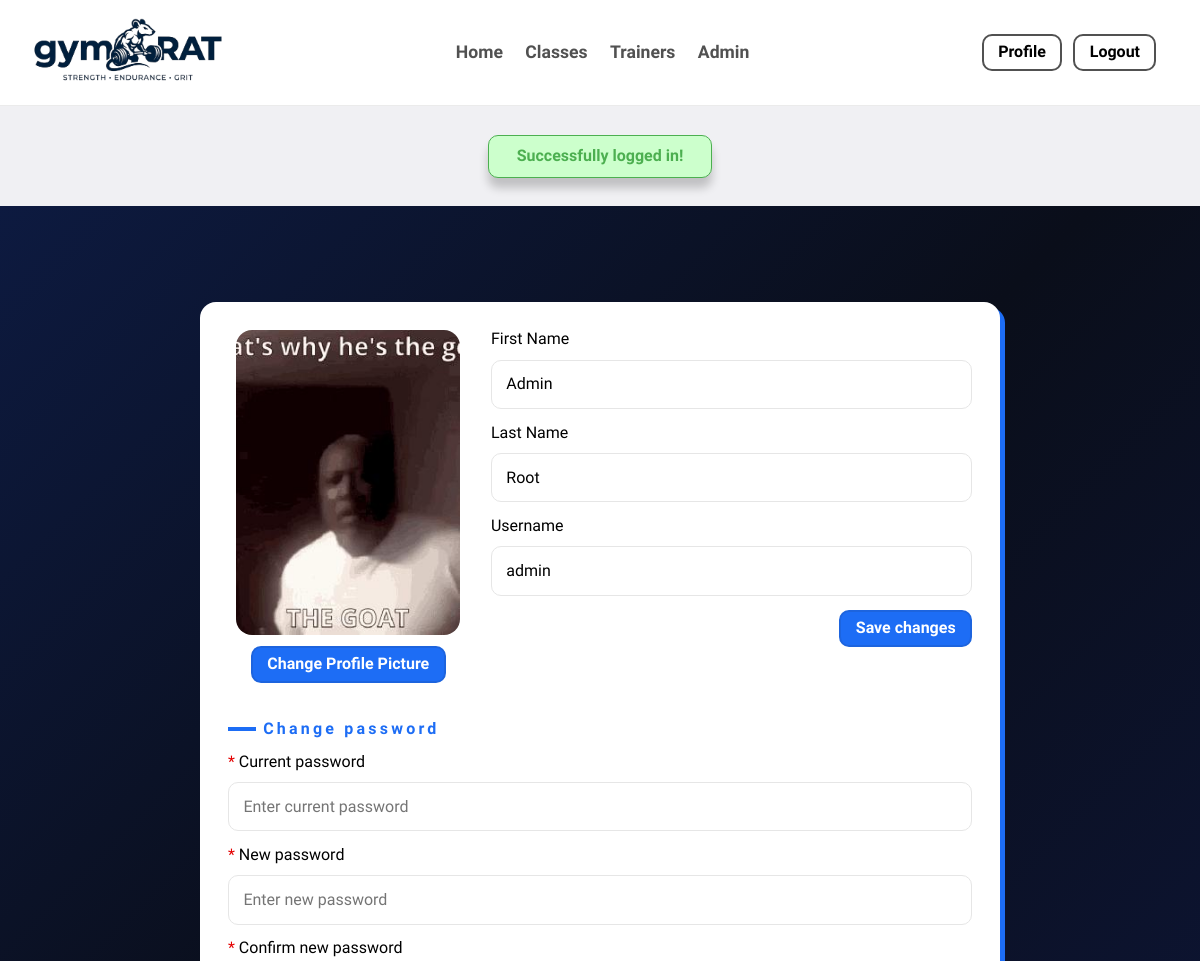
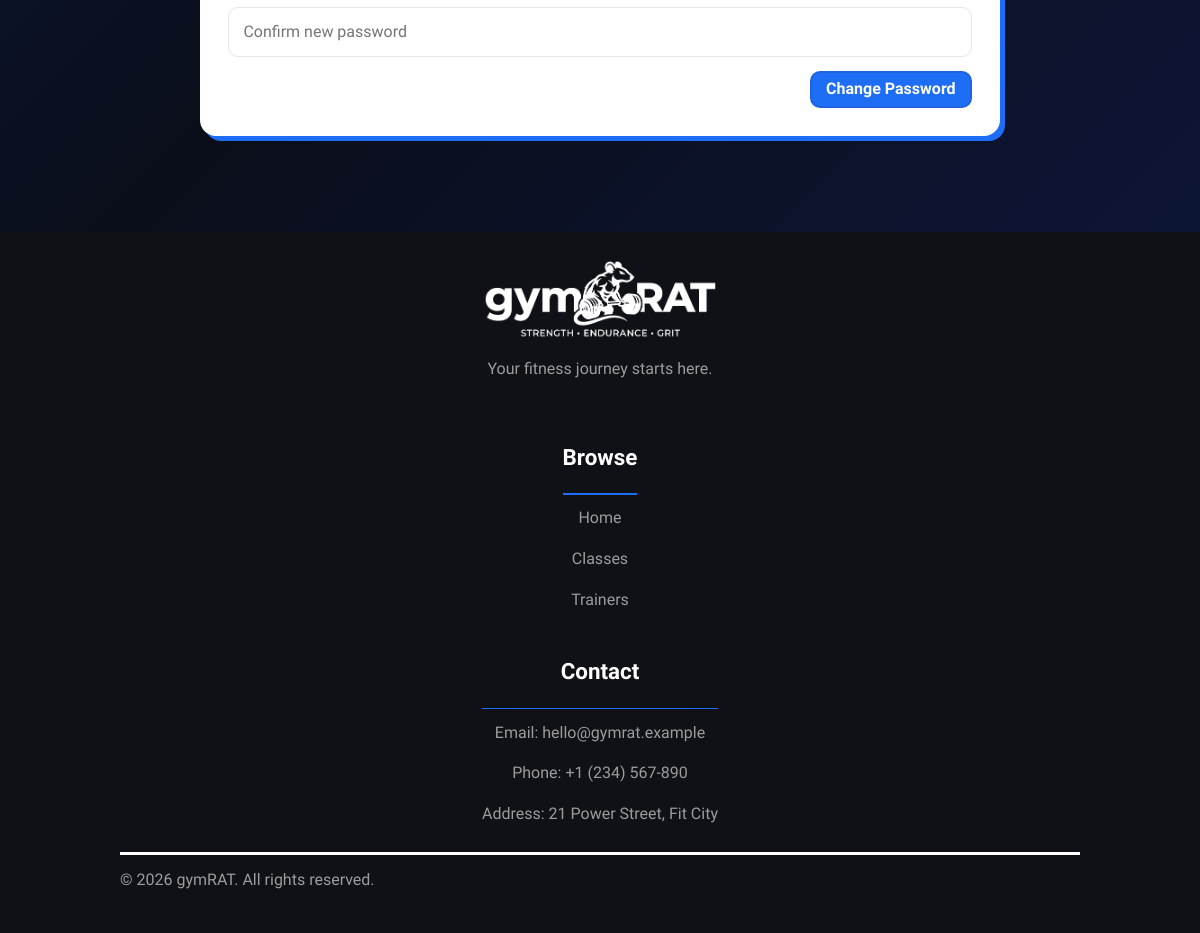
Screenshot of /pages/editProfile.php (signed in) with the database file from the repository (2 pictures, top to bottom).
### tables this page shows
CREATE TABLE User (
    id INTEGER NOT NULL,
    first_name TEXT NOT NULL,
    last_name TEXT NOT NULL,
    username TEXT NOT NULL,
    email TEXT NOT NULL,
    password TEXT NOT NULL,
    is_active INTEGER NOT NULL DEFAULT 1,
    role_change_count INTEGER NOT NULL DEFAULT 0,

    CONSTRAINT PK_User PRIMARY KEY (id),
    CONSTRAINT UQ_User_username UNIQUE (username),
    CONSTRAINT UQ_User_email UNIQUE (email),
    CONSTRAINT ValidActive CHECK (is_active IN (0, 1))
);

### utils/helpers.php (called while the page is built, shortened)
<?php
    function getProfileImageUrl(?int $userId): string {
        return file_exists('../img/profiles/' . $userId . '.jpg')
        ? '../img/profiles/' . $userId . '.jpg'
        : '../img/profiles/default.jpg';
    }
?>

### database/authenticated_user.class.php (called while the page is built, shortened)
<?php
    class AuthenticatedUser {
        public static function getUser(PDO $db, int $id) : ?AuthenticatedUser {
            $stmt = $db->prepare('SELECT * FROM User WHERE id = ?');
            $stmt->execute([$id]);
            $userData = $stmt->fetch();
            $role = self::getRoleFromDB($db, $id);
            if ($userData) {
                return new AuthenticatedUser(
                    $userData['id'],
                    $userData['first_name'],
                    $userData['last_name'],
                    $userData['username'],
                    $userData['email'],
                    (bool) $userData['is_active'],
                    $role
                );
            }
            return null;
        }
        private static function getRoleFromDB(PDO $db, int $userId) : string {
            $stmt = $db->prepare("
                SELECT CASE
                    WHEN Admin.id IS NOT NULL THEN 'Admin'
                    WHEN Trainer.id IS NOT NULL THEN 'Trainer'
                    WHEN Member.id IS NOT NULL THEN 'Member'
                    ELSE 'User'
                END AS role
                FROM User
                LEFT JOIN Admin ON User.id = Admin.id
                LEFT JOIN Trainer ON User.id = Trainer.id
                LEFT JOIN Member  ON User.id = Member.id
                WHERE User.id = ?");
            $stmt->execute([$userId]);
            $result = $stmt->fetch();
            return $result['role'];
        }
    }
?>

### utils/session.php (called while the page is built, shortened)
<?php
class Session {
    public function getId() : ?int {
        return isset($_SESSION['id']) ? $_SESSION['id'] : null;
    }
}
?>

### templates/editProfile.php (the view, shortened to what this page needs)
<?php
  require_once(__DIR__ . '/../utils/helpers.php');
?>
<?php function drawProfileEditForm(int $userId, string $firstName, string $lastName, string $username, ?string $biography, Session $session) {
  $photoUrl = getProfileImageUrl($userId);
  ?>
  <div class="intro">
    <div id="profile">
      <div class="profile-picture">
        <img src="<?= htmlspecialchars($photoUrl) ?>" alt="profile photo">
        <form method="post" action="../actions/action_uploadProfilePicture.php" enctype="multipart/form-data" id="upload-form">
          <button type="button" class="btn medium blue" id="upload-btn">Change Profile Picture</button>
        </form>
      </div>
      <form method="post" action="../actions/action_editProfile.php">
        <label>
          First Name
          <input type="text" name="first-name" value="<?= htmlspecialchars($firstName) ?>" placeholder="New first name">
        </label>
        <label>
          Last Name
          <input type="text" name="last-name" value="<?= htmlspecialchars($lastName) ?>" placeholder="New last name">
        </label>
        <label>
          Username
          <input type="text" name="username" value="<?= htmlspecialchars($username) ?>" placeholder="New username">
        </label>
        <button class="btn medium blue" type="submit">Save changes</button>
      </form>
      <div class="change-password">
        <p class="detail">Change password</p>
        <form method="post" action="../actions/action_changePassword.php">
          <label>
            Current password
            <input type="password" name="current-password" placeholder="Enter current password" required>
          </label>
          <label>
            New password
            <input type="password" name="new-password" placeholder="Enter new password" required>
          </label>
          <label>
            Confirm new password
            <input type="password" name="confirm-password" placeholder="Confirm new password" required>
          </label>
          <button class="btn medium blue" type="submit">Change Password</button>
        </form>
      </div>
    </div>
  </div>
<?php } ?>
<?php function drawEditProfilePage(int $userId, string $firstName, string $lastName, string $username, ?string $biography, Session $session, ) {
  drawProfileEditForm($userId, $firstName, $lastName, $username, $biography, $session);
} ?>

### rows the page displays
user: first-name "Admin", last-name "Root", username "admin"

### other values shown
$message['text'] "Successfully logged in!"
